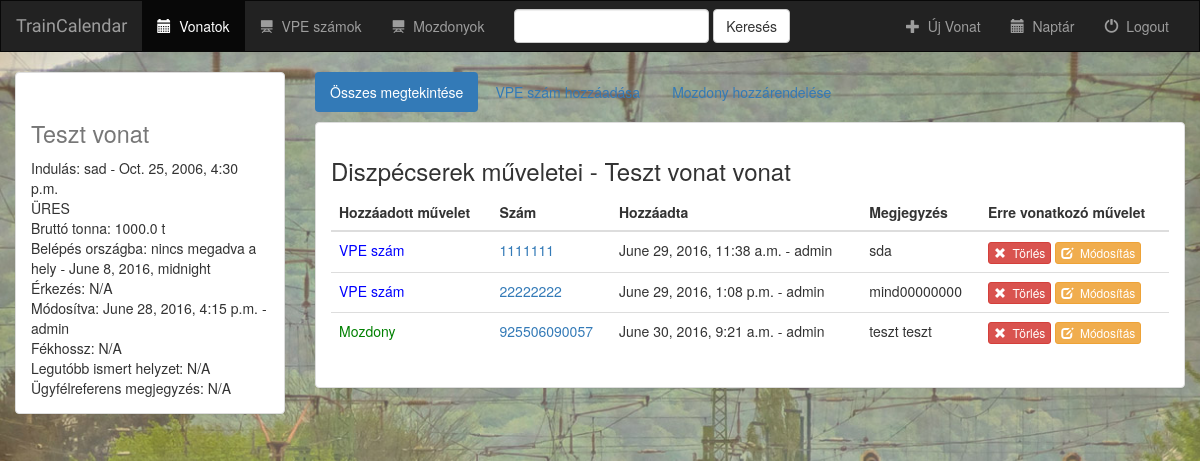
/train/3/ (signed in), run on the app's committed database.
### rail/models.py (models this page shows, shortened)
class Album(models.Model):
    class Meta:
        permissions = (("view_album", "Can view album"),)
    user = models.ForeignKey(User, default=1)
    vnev = models.CharField(max_length=100, verbose_name='Vonat megnevezése*')
    indulas = models.CharField(max_length=250 ,  verbose_name='Indulás helye*')
    indulas_ido = models.DateTimeField(verbose_name='Várható indulás*')
    belepes = models.CharField(max_length=250, verbose_name='Belépés helye ha tranzit', null=True, blank=True)
    belepes_ido = models.DateTimeField( verbose_name='Belépés ideje ha tranzit', null=True, blank=True)
    erkezes = models.CharField(max_length=250 ,  verbose_name='Érkezés helye', null=True, blank=True)
    kilepes = models.CharField(max_length=250 ,  verbose_name='Kilépés helye ha tranzit', null=True, blank=True)
    rakott = models.BooleanField(verbose_name='Rakott')
    rakomany_fajta = models.CharField(max_length=150, verbose_name='Rakomány fajtája', null=True, blank=True)
    brutto_tonna = models.FloatField(validators=[MinValueValidator(0)], verbose_name='Bruttó tonna*', null=True)
    fekhossz = models.IntegerField(verbose_name='Féktechnikai hosszúság', null=True, blank=True)
    helyzet = models.CharField(max_length=250 ,  verbose_name='Legutóbb ismert helyzete', null=True, blank=True)
    megjegyzesek = models.TextField(max_length=350, verbose_name='Megjegyzések', null=True, blank=True)
    created_at = models.DateTimeField(auto_now_add=True)
    updated_on = models.DateTimeField(auto_now=True)
    def __str__(self):
        return self.vnev + ' - ' + str(self.indulas_ido)

class Vpe(models.Model):
    album = models.ForeignKey(Album, verbose_name='vonat kiválasztása', on_delete=models.CASCADE)
    vpe = models.CharField(max_length=14, verbose_name='VPE szám', null=True, blank=True)
    indulas_ido = models.DateTimeField(verbose_name='Tényleges indulás/határtól ha tranzit')
    kilepes_igazolt = models.DateTimeField( verbose_name='Kilépés visszaigazolt ideje ha tranzit', null=True, blank=True)
    kilepes_tenyleges =models.DateTimeField( verbose_name='Tényleges kilépés ideje ha tranzit', null=True, blank=True)
    erekezes_ido = models.DateTimeField( verbose_name='Tényleges érkezés ideje ha nem tranzit', null=True, blank=True)
    user = models.ForeignKey(User, default=1)
    megjegyzesek = models.TextField(max_length=350, verbose_name='Megjegyzések', null=True, blank=True)
    created_at = models.DateTimeField(auto_now_add=True)
    updated_on = models.DateTimeField(auto_now=True)

class Mozdony(models.Model):
    album = models.ForeignKey(Album, verbose_name='vonat kiválasztása', on_delete=models.CASCADE)
    user = models.ForeignKey(User, default=1)
    mozdony = models.CharField(max_length=16, choices=LOCOCHOICE, verbose_name='Továbbító mozdony')
    mozdony_hozzarendelve = models.DateTimeField(verbose_name='Mozdony hozzárendelve', null=True, blank=True)
    megjegyzesek = models.TextField(max_length=350, verbose_name='Megjegyzések', null=True, blank=True)
    created_at = models.DateTimeField(auto_now_add=True)
    updated_on = models.DateTimeField(auto_now=True)

### rail/views.py (the view)
# urls.py: url(r'^(?P<album_id>[0-9]+)/$', views.detail, name='detail'),
def detail(request, album_id):
    if not request.user.is_authenticated():
        return render(request, 'rail/login.html')
    else:
        user = request.user
        album = get_object_or_404(Album, pk=album_id)
        return render(request, 'rail/detail.html', {'album': album, 'user': user})

### rail/templates/rail/detail.html (shortened to what this page needs)
{% extends 'rail/base.html' %}
{% block albums_active %}active{% endblock %}
{% block body %}
<div class="container-fluid vpes-container">
    <div class="row">
        <div class="col-sm-4 col-md-3">
            <div class="panel panel-default">
                <div class="panel-body">
                    <h1><small>{{ album.vnev }} </small></h1>
                    Indulás: {{ album.indulas }} - {{album.indulas_ido}}<br>
                    {% if album.rakott == True %}
                    Rakomány: {% if album.rakomany_fajta %} {{ album.rakomany_fajta }} {% else %} N/A {% endif %}<br>
                    {% else %}
                    ÜRES<br>
                    {% endif %}
                    Bruttó tonna: {% if album.brutto_tonna %} {{ album.brutto_tonna }} {% else %} 0 {% endif %} t<br>
                    {% if album.belepes or album.belepes_ido %}
                    Belépés országba: {% if album.belepes %} {{ album.belepes }} {% else %} nincs megadva a hely {% endif %} -
                                      {% if album.belepes_ido %} {{album.belepes_ido}} {% else %} nincs megadva az ido {% endif %} <br>
                    {% endif %}
                    Érkezés: {% if album.erkezes %} {{ album.erkezes }} {% else %} N/A {% endif %} <br>
                    Módosítva: {{ album.created_at }} - {{ album.user }}<br>
                    Fékhossz: {% if album.fekhossz %} {{ album.fekhossz }} {% else %} N/A {% endif %}<br>
                    Legutóbb ismert helyzet: {% if album.helyzet %} {{ album.helyzet }} {% else %} N/A {% endif %}<br>
                    Ügyfélreferens megjegyzés: {% if album.megjegyzesek %} {{ album.megjegyzesek }} {% else %} N/A {% endif %}
                </div>
            </div>
        </div>
        <div class="col-sm-8 col-md-9">
            <ul class="nav nav-pills" style="margin-bottom: 10px;">
                <li role="presentation" class="active"><a href="{% url 'rail:detail' album.id %}">Összes megtekintése</a></li>
                <li role="presentation"><a href="{% url 'rail:create_vpe' album.id %}">VPE szám hozzáadása</a></li>
                <li role="presentation"><a href="{% url 'rail:create_mozdony' album.id %}">Mozdony hozzárendelése</a></li>
            </ul>
            <div class="panel panel-default">
                <div class="panel-body">
                    <h3>Diszpécserek műveletei - {{ album.vnev }} vonat</h3>
                    <table class="table">
                        <thead>
                        <tr>
                            <th>Hozzáadott művelet</th>
                            <th>Szám</th>
                            <th>Hozzáadta</th>
                            <th>Megjegyzés</th>
                            <th>Erre vonatkozó művelet</th>
                        </tr>
                        </thead>
                        <tbody>
                        {% for vpe in album.vpe_set.all %}
                            <tr>
                                <td style="color:blue">VPE szám </td>
                                <td style="color:blue"><a href="{% url 'rail:view_vpe' album.id vpe.id %}">{{ vpe.vpe }} </a></td>
                                <td>{{ vpe.created_at }} - {{ vpe.user }}</td>
                                <td>{{ vpe.megjegyzesek }}</td>
                                <td>
                                    <form action="{% url 'rail:delete_vpe' album.id vpe.id %}" method="post" style="display: inline;">
                                        <button type="submit" class="btn btn-danger btn-xs" onclick="return confirm('Biztos töröl?')">
                                            <span class="glyphicon glyphicon-remove"></span>&nbsp; Törlés
                                        </button>
                                    </form>
                                    <form action="{% url 'rail:update_vpe' album.id vpe.id %}" method="get" style="display: inline;">
                                        <button type="submit" class="btn btn-warning btn-xs">
                                            <span class="glyphicon glyphicon-edit"></span>&nbsp; Módosítás
                                        </button>
                                    </form>
                                </td>
                            </tr>
                        {% endfor %}
                        {% for mozdony in album.mozdony_set.all %}
                            <tr>
                                <td style="color:green">Mozdony</td>
                                <td style="color:green"><a href="{% url 'rail:view_mozdony' album.id mozdony.id %}">{{ mozdony.mozdony }}</a></td>
                                <td>{{ mozdony.created_at }} - {{ mozdony.user }}</td>
                                <td>{{ mozdony.megjegyzesek }}</td>
                                <td>
                                    <form action="{% url 'rail:delete_mozdony' album.id mozdony.id %}" method="post" style="display: inline;">
                                        <button type="submit" class="btn btn-danger btn-xs" onclick="return confirm('Biztos töröl?')">
                                            <span class="glyphicon glyphicon-remove"></span>&nbsp; Törlés
                                        </button>
                                    </form>
                                    <form action="{% url 'rail:update_mozdony' album.id mozdony.id %}" method="get" style="display: inline;">
                                        <button type="submit" class="btn btn-warning btn-xs">
                                            <span class="glyphicon glyphicon-edit"></span>&nbsp; Módosítás
                                        </button>
                                    </form>
                                </td>
                            </tr>
                        {% endfor %}
                        </tbody>
                    </table>
                </div>
            </div>
        </div>
    </div>
</div>
{% endblock %}

### rail/static/rail/style.css (style rules this page uses)
body { background: white url("images/railway2.jpg") no-repeat center center fixed; -webkit-background-size: cover; -moz-background-size: cover; -o-background-size: cover; background-size: cover; }

### data on the page
Album: vnev "Teszt vonat", indulas "sad", indulas_ido "Oct. 25, 2006, 4:30 p.m.", brutto_tonna "1000.0", belepes_ido "June 8, 2016, midnight", created_at "June 28, 2016, 4:15 p.m.", user "admin"
Vpe: vpe "1111111", created_at "June 29, 2016, 11:38 a.m.", user "admin", megjegyzesek "sda"
Vpe: vpe "22222222", created_at "June 29, 2016, 1:08 p.m.", user "admin", megjegyzesek "mind00000000"
Mozdony: mozdony "925506090057", created_at "June 30, 2016, 9:21 a.m.", user "admin", megjegyzesek "teszt teszt"
